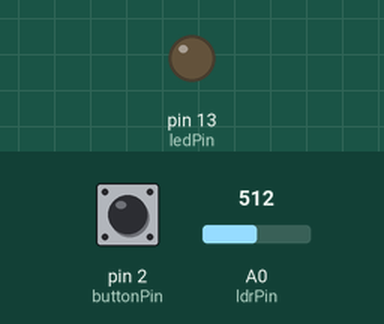
Bench run of a sketch on a simulated Arduino Uno, built with avr-gcc and run on an emulated ATmega328P. On the bench: output pins drawn as LEDs (lit = HIGH). Inputs (shaded band) come from the test bench; at power-on: pin 2 (buttonPin) LOW, A0 (ldrPin) = 512.

Above: at 1.2 s.
1.3 s: pin 2 (buttonPin) pulled HIGH for 0.15 s
At 1.4 s:
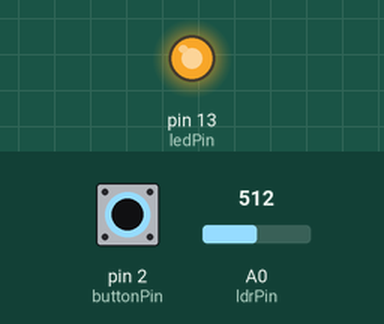
3.0 s: A0 (ldrPin) set to 462
4.5 s: A0 (ldrPin) set to 441
At 5.7 s:
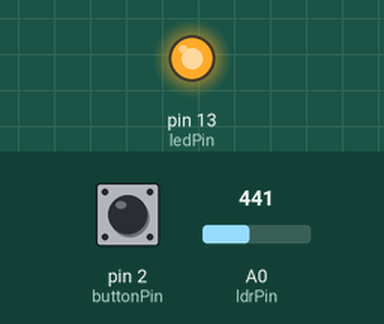
6.0 s: A0 (ldrPin) set to 460
At 6.9 s:
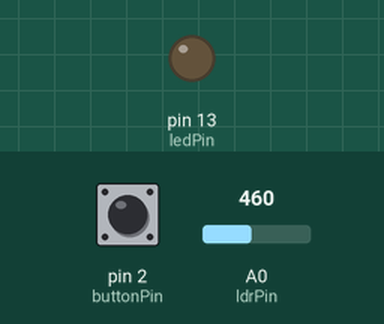
7.5 s: A0 (ldrPin) set to 440
At 8.0 s:
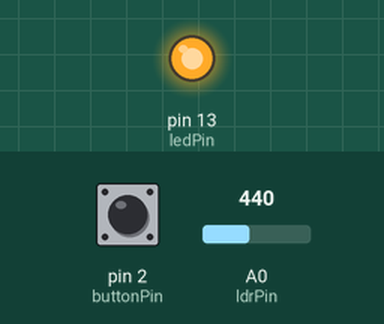
Timing chart, 0 to 10.0 s (numbered marks = the images above; inputs shaded):
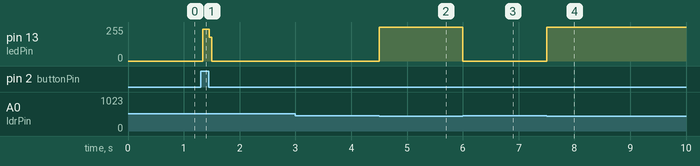

Measured:
- after the input at 1.3 s, pin 13 (ledPin): 0/255 → 240/255 at once, → 0/255 0.12 s later
- after the input at 3.0 s, every drawn part: stays the same
- after the input at 4.5 s, pin 13 (ledPin): 0/255 → 255/255 at once
- after the input at 6.0 s, pin 13 (ledPin): 255/255 → 0/255 at once
- after the input at 7.5 s, pin 13 (ledPin): 0/255 → 255/255 at once

The sketch:

sketch_casusopdracht.ino
```cpp
const int ledPin = 13;
const int ldrPin = A0;
const int buttonPin = 2;

int buttonState = 0;

void setup() {
  Serial.begin(9600);
  pinMode(ledPin, OUTPUT);
  pinMode(ldrPin, INPUT);
}

void loop() {
  int ldrStatus = analogRead(ldrPin);

  if (ldrStatus <= 450)
  {
    digitalWrite(ledPin, HIGH);

  }
  else
  {
    digitalWrite(ledPin, LOW);

  }

buttonState = digitalRead(buttonPin);

  if (buttonState == HIGH) {
     digitalWrite(ledPin, HIGH);
  }
}
```
